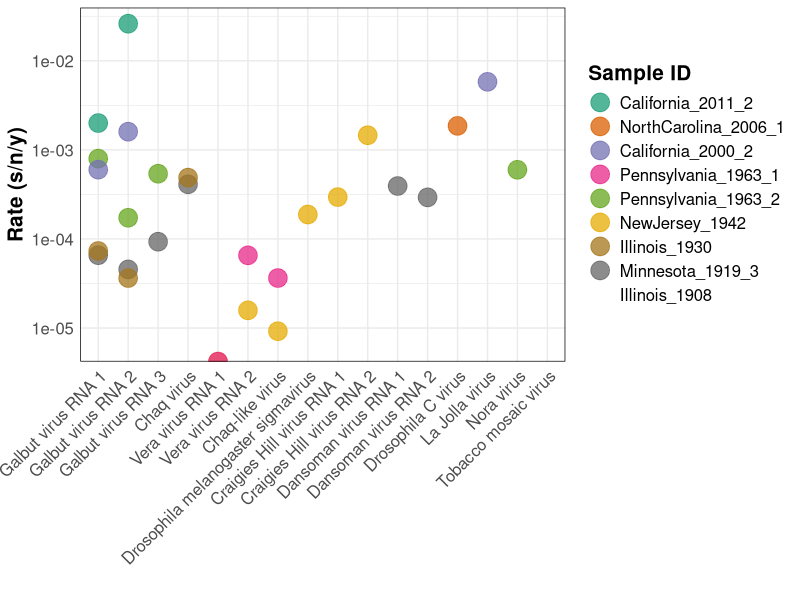
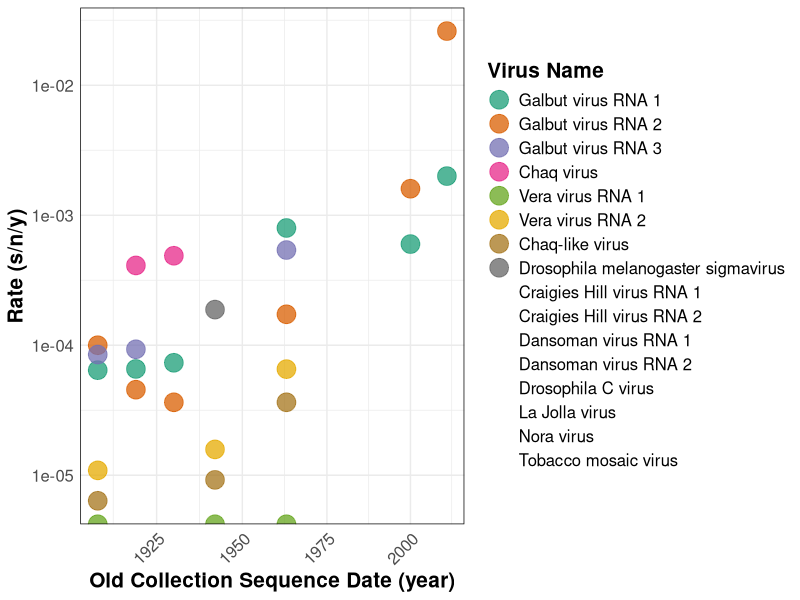
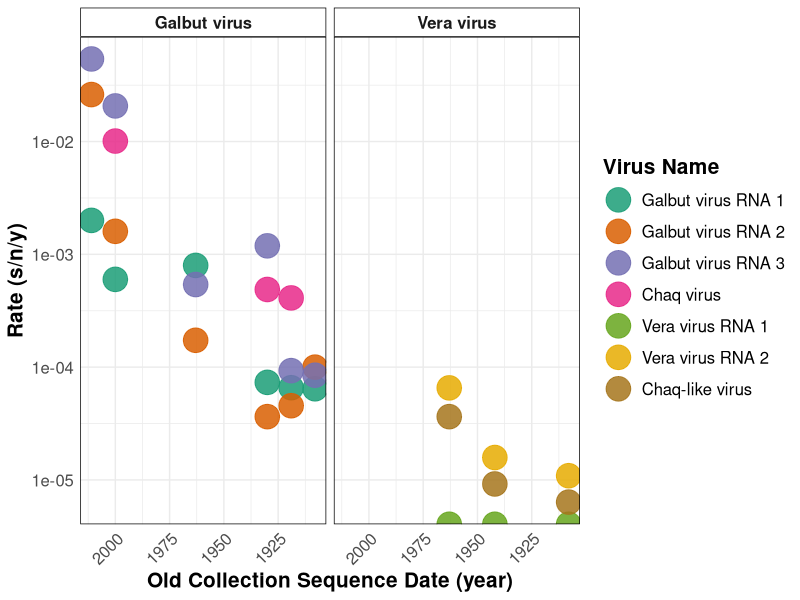
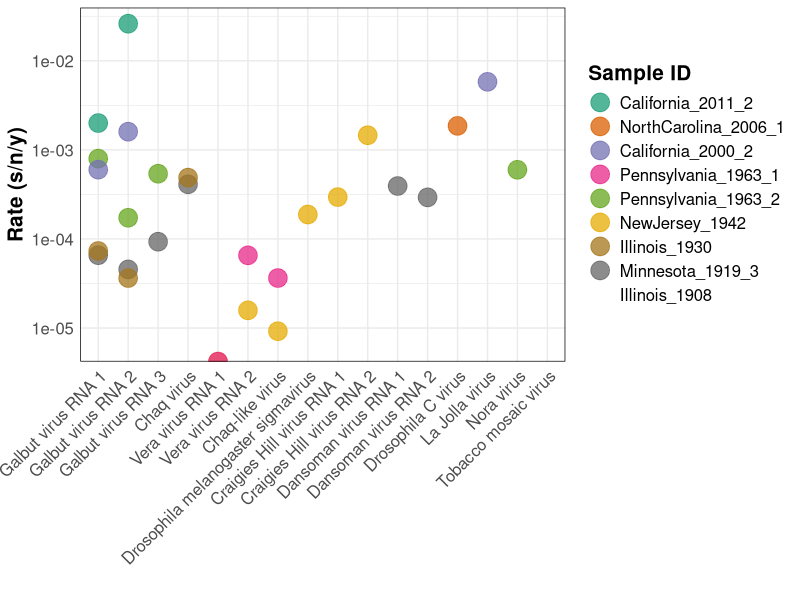
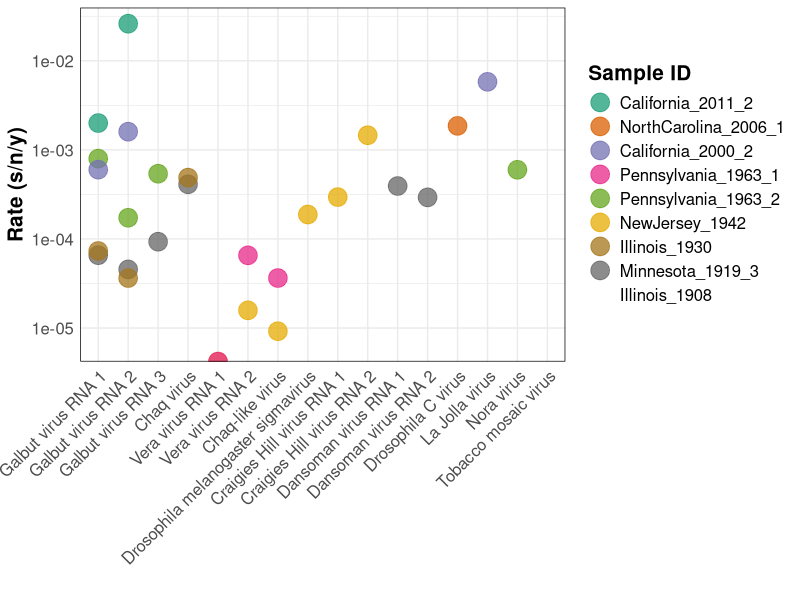
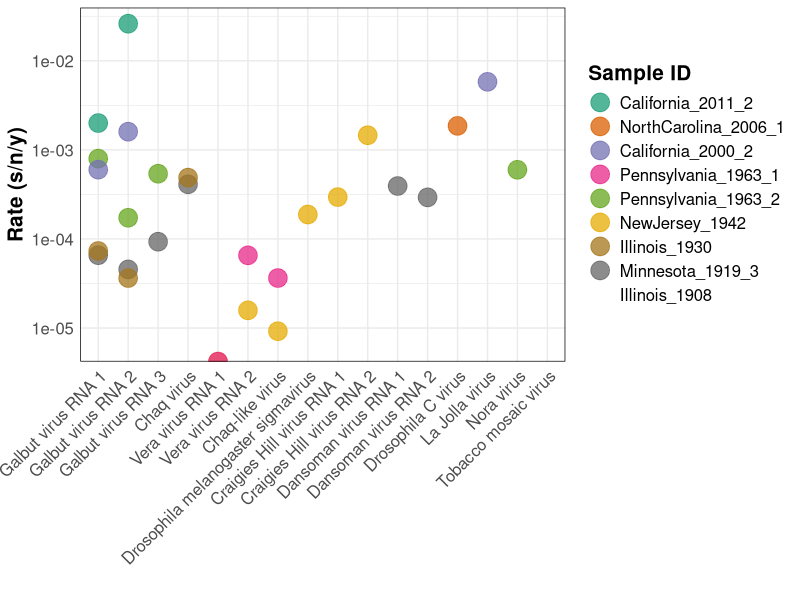
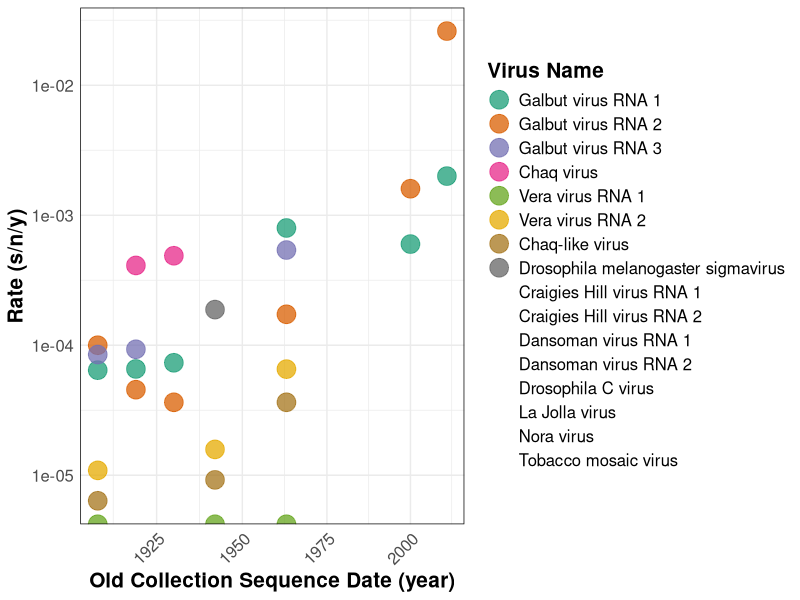
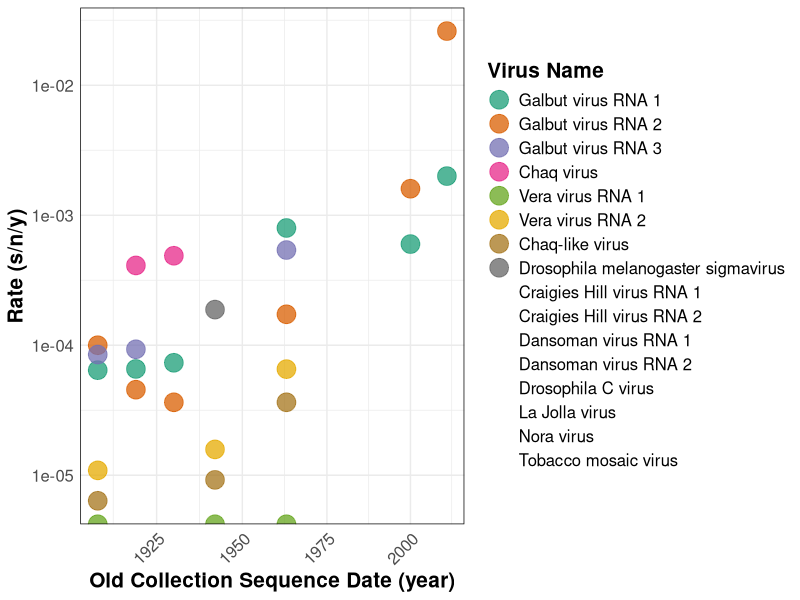

Generate these figures, in order, with R:
library(tidyverse)
library(RColorBrewer)
library(svglite)

rates <- read_csv("metadata/rates_data.csv")

rates2 <- rates %>% 
  mutate(virus = factor(virus, levels = c("Galbut virus RNA 1", "Galbut virus RNA 2", 
                                          "Galbut virus RNA 3", "Chaq virus", 
                                          "Vera virus RNA 1", "Vera virus RNA 2", 
                                          "Chaq-like virus", 
                                          "Drosophila melanogaster sigmavirus", 
                                          "Craigies Hill virus RNA 1", 
                                          "Craigies Hill virus RNA 2", 
                                          "Dansoman virus RNA 1", "Dansoman virus RNA 2", 
                                          "Drosophila C virus", "La Jolla virus",
                                          "Nora virus", "Tobacco mosaic virus"))) %>% 
  mutate(sample_id = factor(sample_id, levels = c("California_2011_2", 
                                                  "NorthCarolina_2006_1", 
                                                  "California_2000_2", 
                                                  "Pennsylvania_1963_1", 
                                                  "Pennsylvania_1963_2", 
                                                  "NewJersey_1942", "Illinois_1930", 
                                                  "Minnesota_1919_3", "Illinois_1908")))

rate_plot <- ggplot(filter(rates2, percent_nucleotide_similarity >= 90), aes(x = virus, y = rate)) +
#  scale_color_viridis() +
  geom_point(aes(color = sample_id), size = 6, alpha = 0.75) +
  scale_color_brewer(palette = "Dark2") +
  scale_y_log10() +
  theme_minimal(base_size = 11) +
  theme(panel.border = element_rect(linetype = "solid", fill = NA),
        strip.background = element_rect(colour = "black", fill = "white"),
        axis.title = element_text(face = "bold"),
        legend.title = element_text(face = "bold"),
        strip.text = element_text(face = "bold"),
        #        axis.text = element_text(face = "bold"),
        text = element_text(size = 15),
        axis.text.x = element_text(angle = 45, hjust = 1, vjust = 1)) +
  labs(x = "", y = "Rate (s/n/y)", color = "Sample ID")

rate_plot
ggsave("plots/rates.pdf", units = "in", width = 10, height = 8)
ggsave("plots/rates.svg", units = "in", width = 10, height = 8)
ggsave("plots/rates.jpg", units = "in", width = 10, height = 8)

# rate as a function of time
rate_v_time <- ggplot(filter(rates2, percent_nucleotide_similarity >= 90), aes(x = year, y = rate)) +
  geom_point(aes(color = virus), size = 6, alpha = 0.75) +
  scale_color_brewer(palette = "Dark2") +
  scale_y_log10() +
  scale_x_log10() +
  theme_minimal(base_size = 11) +
  theme(panel.border = element_rect(linetype = "solid", fill = NA),
        strip.background = element_rect(colour = "black", fill = "white"),
        axis.title = element_text(face = "bold"),
        legend.title = element_text(face = "bold"),
        strip.text = element_text(face = "bold"),
        #        axis.text = element_text(face = "bold"),
        text = element_text(size = 15),
        axis.text.x = element_text(angle = 45, hjust = 1, vjust = 1)) +
  labs(x = "Old Collection Sequence Date (year)", y = "Rate (s/n/y)", color = "Virus Name")

rate_v_time
ggsave("plots/rate_v_time.pdf", units = "in", width = 10, height = 8)
ggsave("plots/rate_v_time.svg", units = "in", width = 10, height = 8)
ggsave("plots/rate_v_time.jpg", units = "in", width = 10, height = 8)

# rate as time, without single virus sequences
rates3 <- rates2 %>% 
  filter(virus %in% c("Galbut virus RNA 1", "Galbut virus RNA 2", 
                      "Galbut virus RNA 3", "Chaq virus", "Vera virus RNA 1", 
                      "Vera virus RNA 2", "Chaq-like virus")) %>% 
  mutate(parent_virus = str_sub(virus, 1, 6),
         parent_virus = str_replace(parent_virus, "Vera v", "Vera virus"),
         parent_virus = str_replace(parent_virus, "Galbut", "Galbut virus"),
         parent_virus = str_replace(parent_virus, "Chaq v", "Galbut virus"),
         parent_virus = str_replace(parent_virus, "Chaq-l", "Vera virus"))
  
rate_v_time2 <- ggplot(rates3, aes(x = year, y = rate)) +
  geom_point(aes(color = virus), size = 8, alpha = 0.85) +
  scale_color_brewer(palette = "Dark2") +
  scale_y_log10() +
  scale_x_reverse() +
  facet_wrap(~ parent_virus) +
  theme_minimal(base_size = 11) +
  theme(panel.border = element_rect(linetype = "solid", fill = NA),
        strip.background = element_rect(colour = "black", fill = "white"),
        axis.title = element_text(face = "bold"),
        legend.title = element_text(face = "bold"),
        strip.text = element_text(face = "bold"),
        #        axis.text = element_text(face = "bold"),
        text = element_text(size = 15),
        axis.text.x = element_text(angle = 45, hjust = 1, vjust = 1)) +
  labs(x = "Old Collection Sequence Date (year)", y = "Rate (s/n/y)", color = "Virus Name")

rate_v_time2
ggsave("plots/Supplemental5/rate_v_time2.pdf", units = "in", width = 10, height = 8)
ggsave("plots/Supplemental5/rate_v_time2.svg", units = "in", width = 10, height = 8)
ggsave("plots/Supplemental5/rate_v_time2.jpg", units = "in", width = 10, height = 8)
